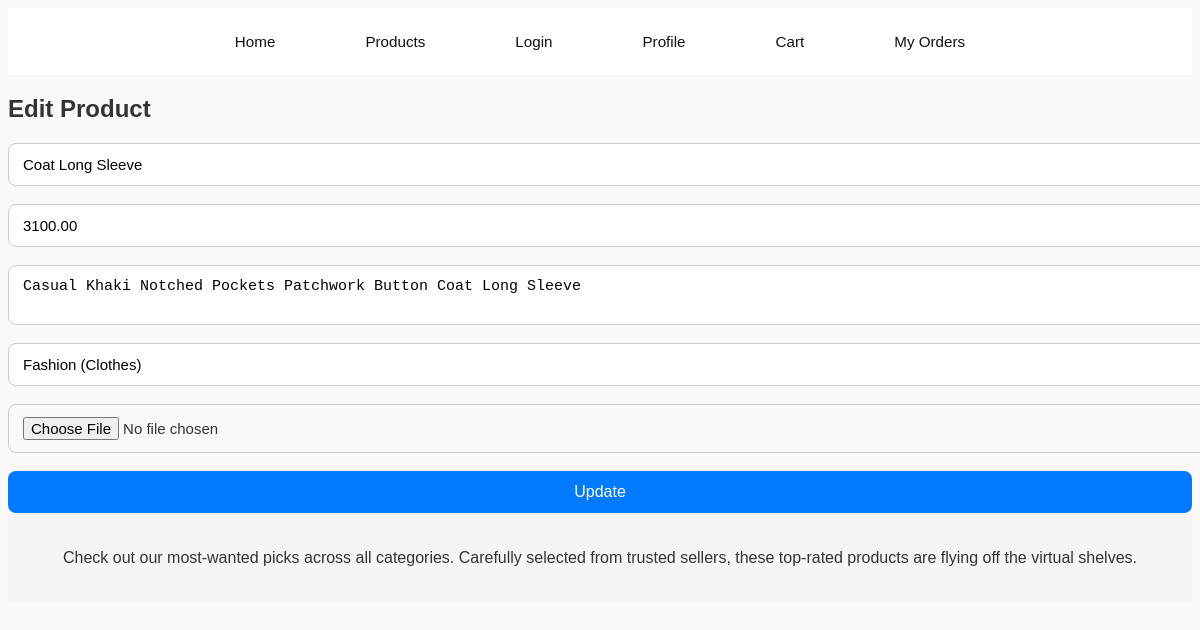
Screenshot of /products/vendor/products/edit/22/ (signed in) with the database file from the repository.
### products/models.py (models this page shows, shortened)
class Product(models.Model):
    CATEGORY_CHOICES = [
        ('Foods & Bakery', 'Foods & Bakery'),
        ('Crochet', 'Crochet'),
        ('Fashion (Clothes)', 'Fashion (Clothes)'),
    ]
    name = models.CharField(max_length=255)
    image = models.ImageField(upload_to='products/')
    category = models.CharField(max_length=50, choices=CATEGORY_CHOICES)
    price = models.DecimalField(max_digits=10, decimal_places=2)
    vendor = models.ForeignKey("vendors.Vendor", on_delete=models.CASCADE, null=True, blank=True)
    is_approved = models.BooleanField(default=False)
    description = models.TextField(blank=True, null=True)

### products/views.py (the view, shortened to what this page needs)
# urls.py: path('products/edit/<int:product_id>/', views.edit_product, name='edit_product'),
@login_required
def edit_product(request, product_id):
    vendor = get_object_or_404(Vendor, user=request.user)
    product = get_object_or_404(Product, id=product_id, vendor=vendor)
    return render(request, 'products/edit_product.html', {'product': product})

### products/templates/products/edit_product.html (shortened to what this page needs)
{% extends 'core/base.html' %}
{% load static %}
{% block content %}
<link rel="stylesheet" href="{% static 'css/vendors.css' %}">
<h2>Edit Product</h2>
<form method="post" enctype="multipart/form-data">
  <input type="text" name="name" value="{{ product.name }}" required>
  <input type="number" step="0.01" name="price" value="{{ product.price }}" required>
  <textarea name="description">{{ product.description }}</textarea>
  <input type="text" name="category" value="{{ product.category }}">
  <input type="file" name="image">
  <button type="submit">Update</button>
</form>
{% endblock %}

### rows the page displays
Product: name "Coat Long Sleeve", price "3100.00", description "Casual Khaki Notched Pockets Patchwork Button Coat Long Sleeve", category "Fashion (Clothes)"
